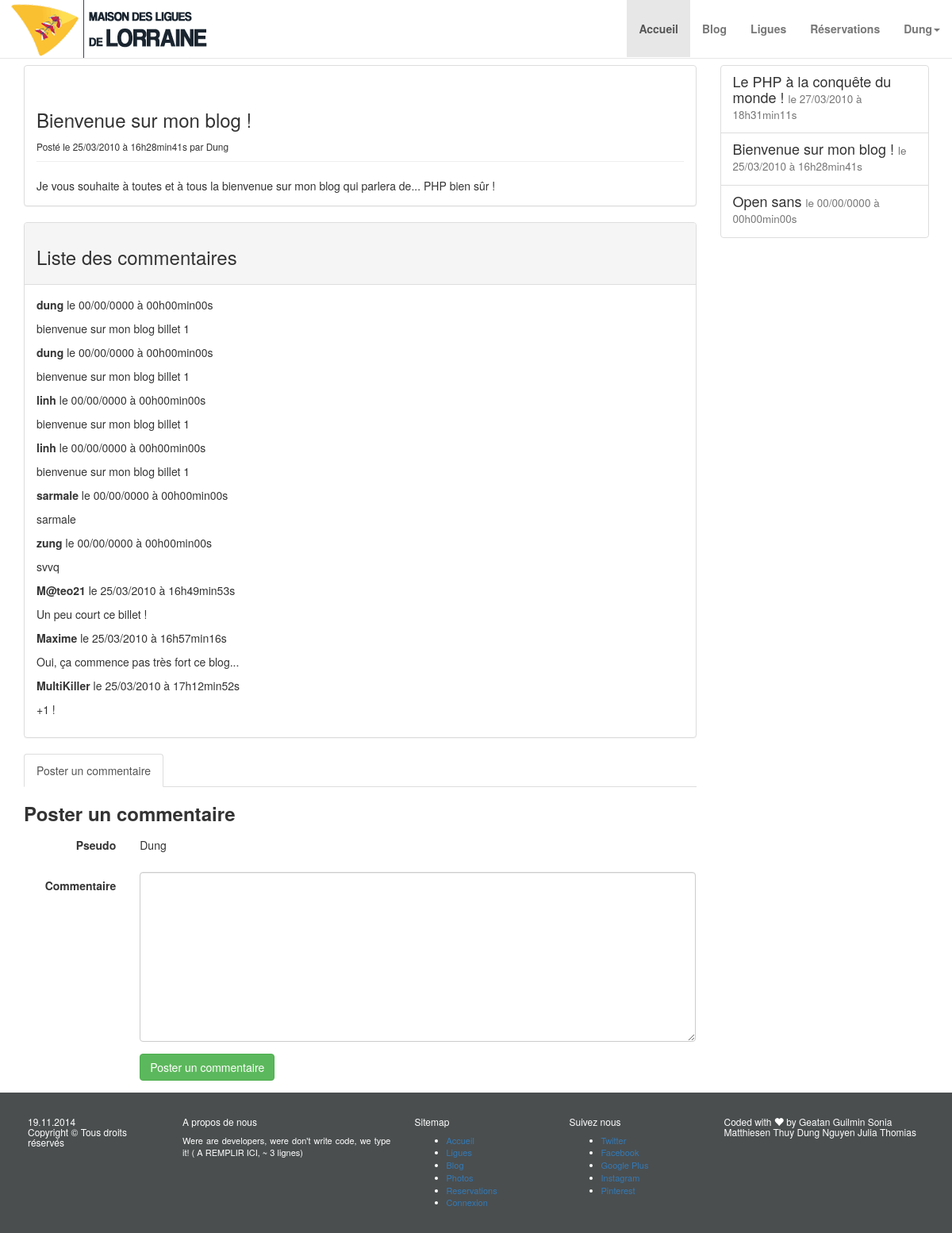
The page /?p=blog&billet=1 (signed in) on the database its author committed.
### tables this page shows
CREATE TABLE IF NOT EXISTS `billets` (
  `id` int(11) NOT NULL AUTO_INCREMENT,
  `id_user` int(11) NOT NULL,
  `titre` varchar(255) NOT NULL,
  `contenu` text NOT NULL,
  `date_creation` datetime NOT NULL,
  PRIMARY KEY (`id`)
);

CREATE TABLE IF NOT EXISTS `users` (
  `id` int(11) NOT NULL AUTO_INCREMENT,
  `pseudo` varchar(45) DEFAULT NULL,
  `nom` varchar(45) DEFAULT NULL,
  `prenom` varchar(45) DEFAULT NULL,
  `email` varchar(45) DEFAULT NULL,
  `password` varchar(255) DEFAULT NULL,
  `bailleur` tinyint(1) DEFAULT NULL,
  `adresses_id` int(11) NOT NULL,
  PRIMARY KEY (`id`),
  KEY `fk_users_adresses1_idx` (`adresses_id`)
);

CREATE TABLE IF NOT EXISTS `commentaires` (
  `id` int(11) NOT NULL AUTO_INCREMENT,
  `id_billet` int(11) NOT NULL,
  `pseudo` varchar(255) NOT NULL,
  `commentaire` text NOT NULL,
  `date_commentaire` datetime NOT NULL,
  PRIMARY KEY (`id`)
);

### auth.php (called while the page is built)
<?php
class Auth{
	static function islogged()
	{
		global $bdd;
		if(isset($_SESSION['Auth']) && isset($_SESSION['Auth']['pseudo']) && isset($_SESSION['Auth']['password'])){
			$sql = 'SELECT pseudo, password FROM users WHERE pseudo = :pseudo AND password = :password';
			$q = array(
				'pseudo'    => $_SESSION['Auth']['pseudo'],
				'password' => $_SESSION['Auth']['password']);
			$req = $bdd->prepare($sql);
			$req->execute($q);
			$count = $req->rowCount($sql);
			if($count == 1){
				return true;
			}else{
				return false;
			}
		}else{
			return false;
		}
	}
}
?>

### include/blog.php (the view, shortened to what this page needs)
<?php
if (isset($_GET['billet']) && is_numeric($_GET['billet'])){
	$sql ='SELECT id, id_user, titre, contenu,  DATE_FORMAT(date_creation, \'%d/%m/%Y à %Hh%imin%ss\')
    AS date_creation_fr FROM billets WHERE id = ?';
	$q = array($_GET['billet']);
	$req = $bdd->prepare($sql);
	$req->execute($q);
}else{
	$sql = 'SELECT id_user, titre, contenu,  DATE_FORMAT(date_creation, \'%d/%m/%Y à %Hh%imin%ss\')
    AS date_creation_fr FROM billets WHERE id = (SELECT MAX(id) FROM billets) ORDER BY id DESC limit 0,1';
    $req = $bdd->query($sql);
}
$donnees = $req->fetch();
?>
<div class="container">
		<div class="row mgtop">
			<div class="col-sm-9">
				<div class="panel panel-default">
					<div class="panel-body">
						<div class="page-header">
							<h3><?php echo $donnees['titre']; ?></h3>
							<small>Posté le <?php echo $donnees['date_creation_fr']; ?>
								par <?php
									$q = array('id_user' => $donnees['id_user']);
    								$auteur = $bdd->prepare('SELECT pseudo FROM users WHERE id = :id_user');
    								$auteur->execute($q);
									while($d = $auteur->fetch()){
										echo ucfirst($d['pseudo']);
									}
								?>
							</small>
						</div>
						<?php
    					echo nl2br($donnees['contenu']);
    					?>
					</div>
				</div>
				<div class="panel panel-default">
					<div class="panel-heading">
						<h3>Liste des commentaires</h3>
					</div>
					<div class="panel-body">
						<?php
							if(isset($_GET['billet']) && is_numeric($_GET['billet'])){
								$sql = 'SELECT pseudo, commentaire, DATE_FORMAT(date_commentaire, \'%d/%m/%Y à %Hh%imin%ss\')
	    						AS date_commentaire_fr FROM commentaires WHERE id_billet = ? ORDER BY date_commentaire';
	    						$u = array($_GET['billet']);
	    						$req = $bdd->prepare($sql);
								$req->execute($u);
							}else{
								$sql = 'SELECT pseudo, commentaire, DATE_FORMAT(date_commentaire, \'%d/%m/%Y à %Hh%imin%ss\')
	    						AS date_commentaire_fr FROM commentaires WHERE id_billet = (SELECT MAX(id) FROM billets) ORDER BY date_commentaire DESC';
	    						$req = $bdd->query($sql);
							}
							while ($donnees = $req->fetch()) {
									?>
									<p><strong><?php echo $donnees['pseudo']; ?></strong> le <?php echo $donnees['date_commentaire_fr']; ?></p>
									<p><?php echo nl2br($donnees['commentaire']); ?></p>
									<?php
								}
							?>
					</div>
				</div>
				<div class="row">
					<div class="col-sm-12">
						<div class="tabbable">
							<ul class="nav nav-tabs">
								<li class="active"><a href="#tab1">Poster un commentaire</a></li>
							</ul>
							<div class="tab-content">
								<div class="tab-pane active" id="tab1">
									<h3><strong>Poster un commentaire</strong></h3>
									<form class="form-horizontal" action="?p=comment" method="POST">
										<div class="form-group">
											<label for="pseudo" class="col-sm-2 control-label">Pseudo </label>
					    					<div class="col-sm-10">
					    						<?php
												if($connexion->islogged()){
					    							echo '<h5>'.$_SESSION['Auth']['pseudo'].'</h5>';
												}else {
					    						?>
					      						<input type="text" name="pseudo" class="form-control" id="pseudo">
					      						<?php
												}
												?>
					    					</div>
					  					</div>
										<div class="form-group">
					    					<label for="commentaire" class="col-sm-2 control-label">Commentaire </label>
					    					<div class="col-sm-10">
					      						<textarea class="form-control" name="commentaire" id="commentaire" cols="30" rows="10"></textarea>
					    					</div>
					  					</div>
					  					<div class="form-group">
									    	<div class="col-sm-offset-2 col-sm-10">
									      		<button type="submit" name="submit" class="btn btn-success">Poster un commentaire</button>
									      	</div>
									    </div>
					  				</form>
								</div>
							</div>
						</div>
					</div>
				</div>
			</div>
			<div class="col-sm-3">
				<div class="list-group list-group-fixed">
					<?php
					$sql ='SELECT id, titre, DATE_FORMAT(date_creation, \'%d/%m/%Y à %Hh%imin%ss\') AS date_creation_fr FROM billets ORDER BY date_creation DESC LIMIT 0, 5';
					$req = $bdd->query($sql);
					while ($donnees = $req->fetch())
					{
					?>
					<a href="?p=blog&billet=<?php echo $donnees['id']; ?>" class="list-group-item">
						<h4 class="list-group-item-heading">
							<?php echo $donnees['titre']; ?>
							<small>le <?php echo $donnees['date_creation_fr']; ?></small>
						</h4>
					</a>
					<?php
					}
					?>
				</div>
			</div>
		</div>
</div>

### css/style.css (style rules this page uses)
.container .mgtop { margin-top: 82px !important; }
.list-group-fixed { position: fixed; top: 82px; right: auto; width: 263px; }
p { text-align: justify; }

### rows shown on the page
billets: titre "Bienvenue sur mon blog !", contenu "Je vous souhaite à toutes et à tous la bienvenue sur mon blog qui parlera de... PHP bien sûr !", date_creation_fr "25/03/2010 à 16h28min41s"
users: pseudo "Dung"
commentaires: pseudo "dung", date_commentaire_fr "00/00/0000 à 00h00min00s", commentaire "bienvenue sur mon blog billet 1"
commentaires: pseudo "dung", date_commentaire_fr "00/00/0000 à 00h00min00s", commentaire "bienvenue sur mon blog billet 1"
commentaires: pseudo "linh", date_commentaire_fr "00/00/0000 à 00h00min00s", commentaire "bienvenue sur mon blog billet 1"
commentaires: pseudo "linh", date_commentaire_fr "00/00/0000 à 00h00min00s", commentaire "bienvenue sur mon blog billet 1"
commentaires: pseudo "sarmale", date_commentaire_fr "00/00/0000 à 00h00min00s", commentaire "sarmale"
commentaires: pseudo "zung", date_commentaire_fr "00/00/0000 à 00h00min00s", commentaire "svvq"
commentaires: pseudo "M@teo21", date_commentaire_fr "25/03/2010 à 16h49min53s", commentaire "Un peu court ce billet !"
commentaires: pseudo "Maxime", date_commentaire_fr "25/03/2010 à 16h57min16s", commentaire "Oui, ça commence pas très fort ce blog..."
commentaires: pseudo "MultiKiller", date_commentaire_fr "25/03/2010 à 17h12min52s", commentaire "+1 !"
billets: titre "Le PHP à la conquête du monde !", date_creation_fr "27/03/2010 à 18h31min11s"
billets: titre "Open sans", date_creation_fr "00/00/0000 à 00h00min00s"

### other values the page prints
$_SESSION['Auth']['pseudo'] "Dung"
$donnees['date_creation_fr'] "25/03/2010 à 16h28min41s"
